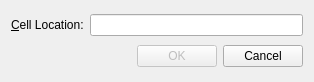
<?xml version="1.0" encoding="UTF-8"?>
<ui version="4.0">
 <class>GoToCellDialog</class>
 <widget class="QWidget" name="GoToCellDialog">
  <property name="geometry">
   <rect>
    <x>0</x>
    <y>0</y>
    <width>314</width>
    <height>82</height>
   </rect>
  </property>
  <property name="windowTitle">
   <string>Go To Cell</string>
  </property>
  <layout class="QVBoxLayout" name="verticalLayout">
   <item>
    <layout class="QHBoxLayout" name="horizontalLayout">
     <item>
      <widget class="QLabel" name="label">
       <property name="text">
        <string>&amp;Cell Location:</string>
       </property>
       <property name="buddy">
        <cstring>lineEdit</cstring>
       </property>
      </widget>
     </item>
     <item>
      <widget class="QLineEdit" name="lineEdit"/>
     </item>
    </layout>
   </item>
   <item>
    <layout class="QHBoxLayout" name="horizontalLayout_2">
     <item>
      <spacer name="horizontalSpacer">
       <property name="orientation">
        <enum>Qt::Horizontal</enum>
       </property>
       <property name="sizeHint" stdset="0">
        <size>
         <width>40</width>
         <height>20</height>
        </size>
       </property>
      </spacer>
     </item>
     <item>
      <widget class="QPushButton" name="okButton">
       <property name="enabled">
        <bool>false</bool>
       </property>
       <property name="text">
        <string>OK</string>
       </property>
       <property name="default">
        <bool>true</bool>
       </property>
      </widget>
     </item>
     <item>
      <widget class="QPushButton" name="cancelButton">
       <property name="text">
        <string>Cancel</string>
       </property>
      </widget>
     </item>
    </layout>
   </item>
  </layout>
 </widget>
 <tabstops>
  <tabstop>lineEdit</tabstop>
  <tabstop>okButton</tabstop>
  <tabstop>cancelButton</tabstop>
 </tabstops>
 <resources/>
 <connections/>
</ui>
